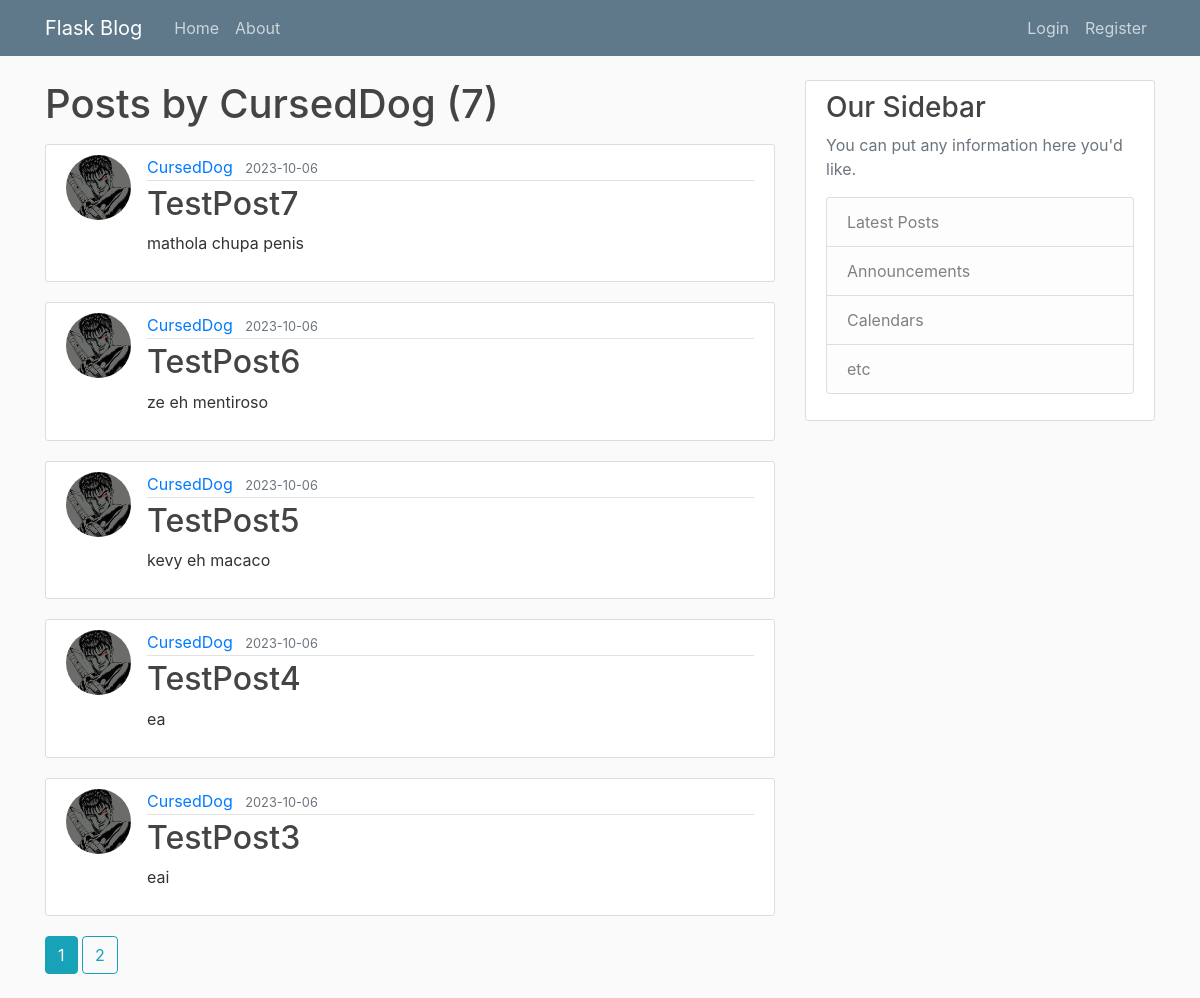
The app's page /user/CursedDog, older data.
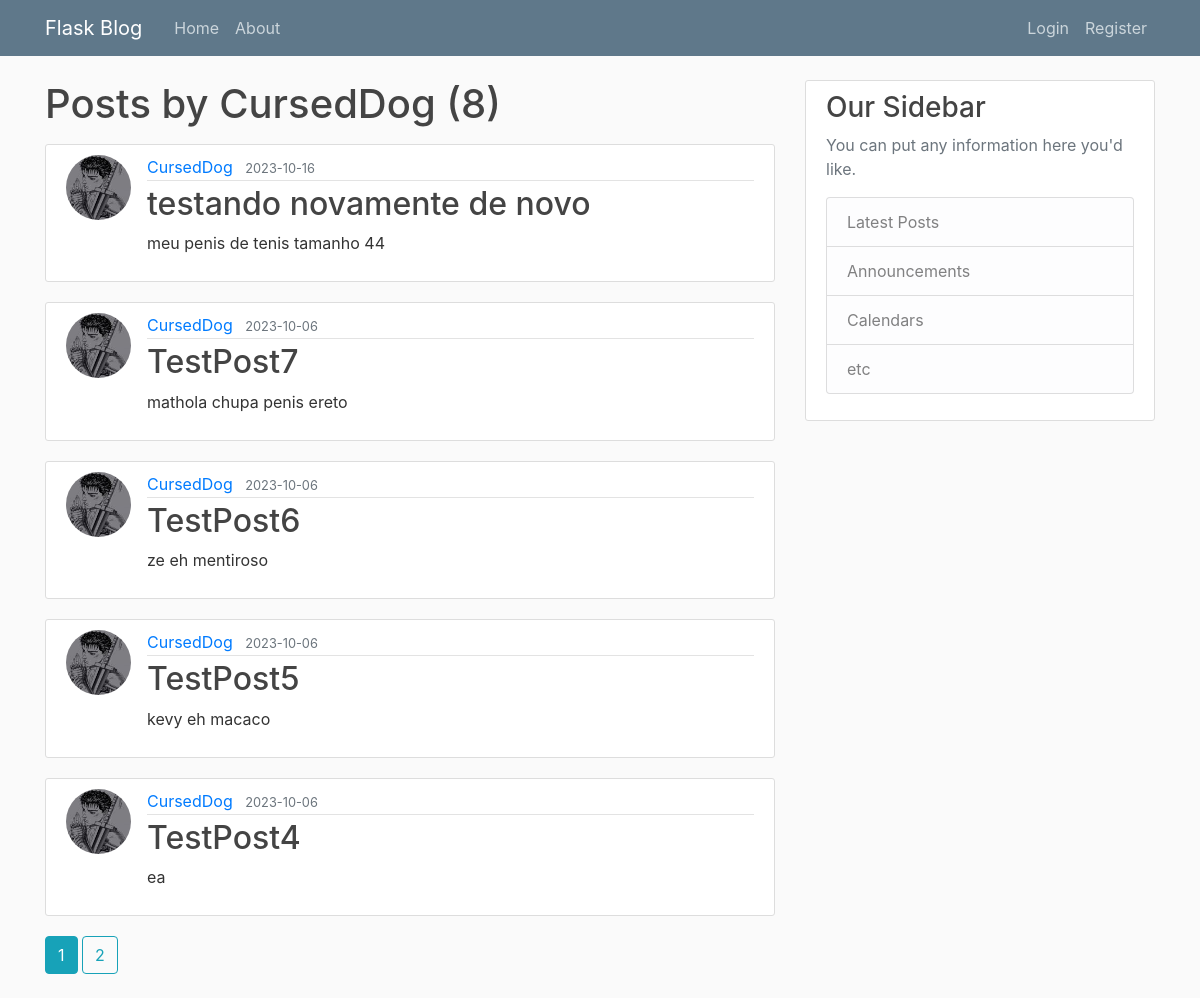
The same page, newer data.
### flaskblog/models.py (models this page shows, shortened)
class Post(db.Model):
    id = db.Column(db.Integer, primary_key=True)
    title = db.Column(db.String(100), nullable=False)
    date_posted = db.Column(db.DateTime, nullable=False, default=datetime.utcnow)
    content = db.Column(db.Text, nullable=False)
    user_id = db.Column(db.Integer, db.ForeignKey("user.id"), nullable=False)

class User(db.Model, UserMixin):
    id = db.Column(db.Integer, primary_key=True)
    username = db.Column(db.String(20), unique=True, nullable=False)
    email = db.Column(db.String(120), unique=True, nullable=False)
    image_file = db.Column(db.String(20), nullable=False, default="default.jpg")
    password = db.Column(db.String(60), nullable=False)
    posts = db.relationship("Post", backref="author", lazy=True)

### flaskblog/users/routes.py (the view)
@users.route("/user/<string:username>")
def user_posts(username):
    page = request.args.get("page", 1, type=int)
    user = User.query.filter_by(username=username).first_or_404()
    posts = (
        Post.query.filter_by(author=user)
        .order_by(Post.date_posted.desc())
        .paginate(page=page, per_page=5)
    )
    return render_template("user_posts.html", posts=posts, user=user)

### flaskblog/templates/user_posts.html
{% extends "layout.html" %}
{% block content %}
    <h1 class="mb-3">Posts by {{ user.username }} ({{ posts.total }})</h1>
    {% for post in posts.items %}
        <article class="media content-section">
          <img class="rounded-circle article-img" src="{{ url_for('static', filename='profile_pics/' + post.author.image_file) }}">
          <div class="media-body">
            <div class="article-metadata">
              <a class="mr-2" href="{{ url_for('users.user_posts', username=post.author.username) }}">{{ post.author.username }}</a>
              <small class="text-muted">{{ post.date_posted.strftime('%Y-%m-%d') }}</small>
            </div>
            <h2><a class="article-title" href="{{ url_for('posts.post', post_id=post.id) }}">{{ post.title }}</a></h2>
            <p class="article-content">{{ post.content }}</p>
          </div>
        </article>
    {% endfor %}
    {% for page_num in posts.iter_pages(left_edge=1, right_edge=1, left_current=1, right_current=2) %}
      {% if page_num %}
        {% if posts.page == page_num %}
          <a class="btn btn-info mb-4" href="{{ url_for('users.user_posts', username=user.username, page=page_num) }}">{{ page_num }}</a>
        {% else %}
          <a class="btn btn-outline-info mb-4" href="{{ url_for('users.user_posts', username=user.username, page=page_num) }}">{{ page_num }}</a>
        {% endif %}
      {% else %}
        ...
      {% endif %}
    {% endfor %}
{% endblock content %}

Row changes from the older to the newer data that the page shows:
no longer on this page (row unchanged): Post: image_file (picture), author.username "CursedDog", date_posted "2023-10-06", title "TestPost3", content "eai"
added Post: image_file (picture), author.username "CursedDog", date_posted "2023-10-16", title "testando novamente de novo", content "meu penis de tenis tamanho 44"
changed Post "TestPost7": image_file: a different picture; content "mathola chupa penis" → "mathola chupa penis ereto"
changed through a linked row, Post "TestPost6": image_file: a different picture
changed through a linked row, Post "TestPost5": image_file: a different picture
changed through a linked row, Post "TestPost4": image_file: a different picture
Text that changed along with them:
{{ posts.total }}: "7" → "8"
